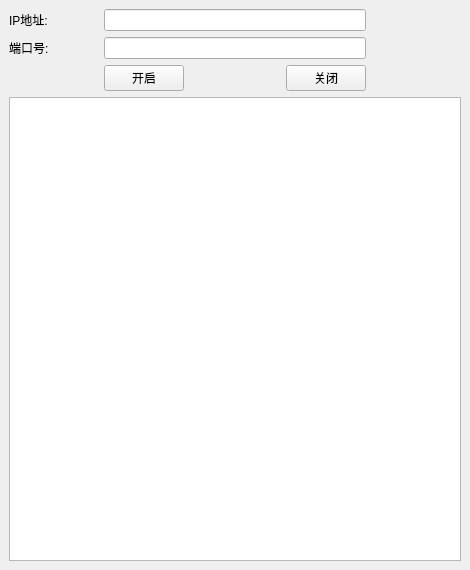
<?xml version="1.0" encoding="UTF-8"?>
<ui version="4.0">
 <class>Server</class>
 <widget class="QMainWindow" name="Server">
  <property name="geometry">
   <rect>
    <x>0</x>
    <y>0</y>
    <width>470</width>
    <height>570</height>
   </rect>
  </property>
  <property name="minimumSize">
   <size>
    <width>470</width>
    <height>570</height>
   </size>
  </property>
  <property name="maximumSize">
   <size>
    <width>470</width>
    <height>570</height>
   </size>
  </property>
  <property name="windowTitle">
   <string>MainWindow</string>
  </property>
  <widget class="QWidget" name="centralwidget">
   <layout class="QGridLayout" name="gridLayout">
    <item row="1" column="1" colspan="3">
     <widget class="QLineEdit" name="portLine"/>
    </item>
    <item row="2" column="2">
     <spacer name="horizontalSpacer">
      <property name="orientation">
       <enum>Qt::Horizontal</enum>
      </property>
      <property name="sizeHint" stdset="0">
       <size>
        <width>85</width>
        <height>20</height>
       </size>
      </property>
     </spacer>
    </item>
    <item row="2" column="3">
     <widget class="QPushButton" name="closeButton">
      <property name="text">
       <string>关闭</string>
      </property>
     </widget>
    </item>
    <item row="2" column="1">
     <widget class="QPushButton" name="startButton">
      <property name="text">
       <string>开启</string>
      </property>
     </widget>
    </item>
    <item row="2" column="4">
     <spacer name="horizontalSpacer_3">
      <property name="orientation">
       <enum>Qt::Horizontal</enum>
      </property>
      <property name="sizeHint" stdset="0">
       <size>
        <width>86</width>
        <height>20</height>
       </size>
      </property>
     </spacer>
    </item>
    <item row="0" column="0">
     <widget class="QLabel" name="label">
      <property name="text">
       <string>IP地址:</string>
      </property>
     </widget>
    </item>
    <item row="0" column="1" colspan="3">
     <widget class="QLineEdit" name="ipLine"/>
    </item>
    <item row="1" column="0">
     <widget class="QLabel" name="label_2">
      <property name="text">
       <string>端口号:</string>
      </property>
     </widget>
    </item>
    <item row="3" column="0" colspan="5">
     <widget class="QTextBrowser" name="logText"/>
    </item>
    <item row="2" column="0">
     <spacer name="horizontalSpacer_2">
      <property name="orientation">
       <enum>Qt::Horizontal</enum>
      </property>
      <property name="sizeHint" stdset="0">
       <size>
        <width>83</width>
        <height>20</height>
       </size>
      </property>
     </spacer>
    </item>
   </layout>
  </widget>
 </widget>
 <resources/>
 <connections/>
</ui>
